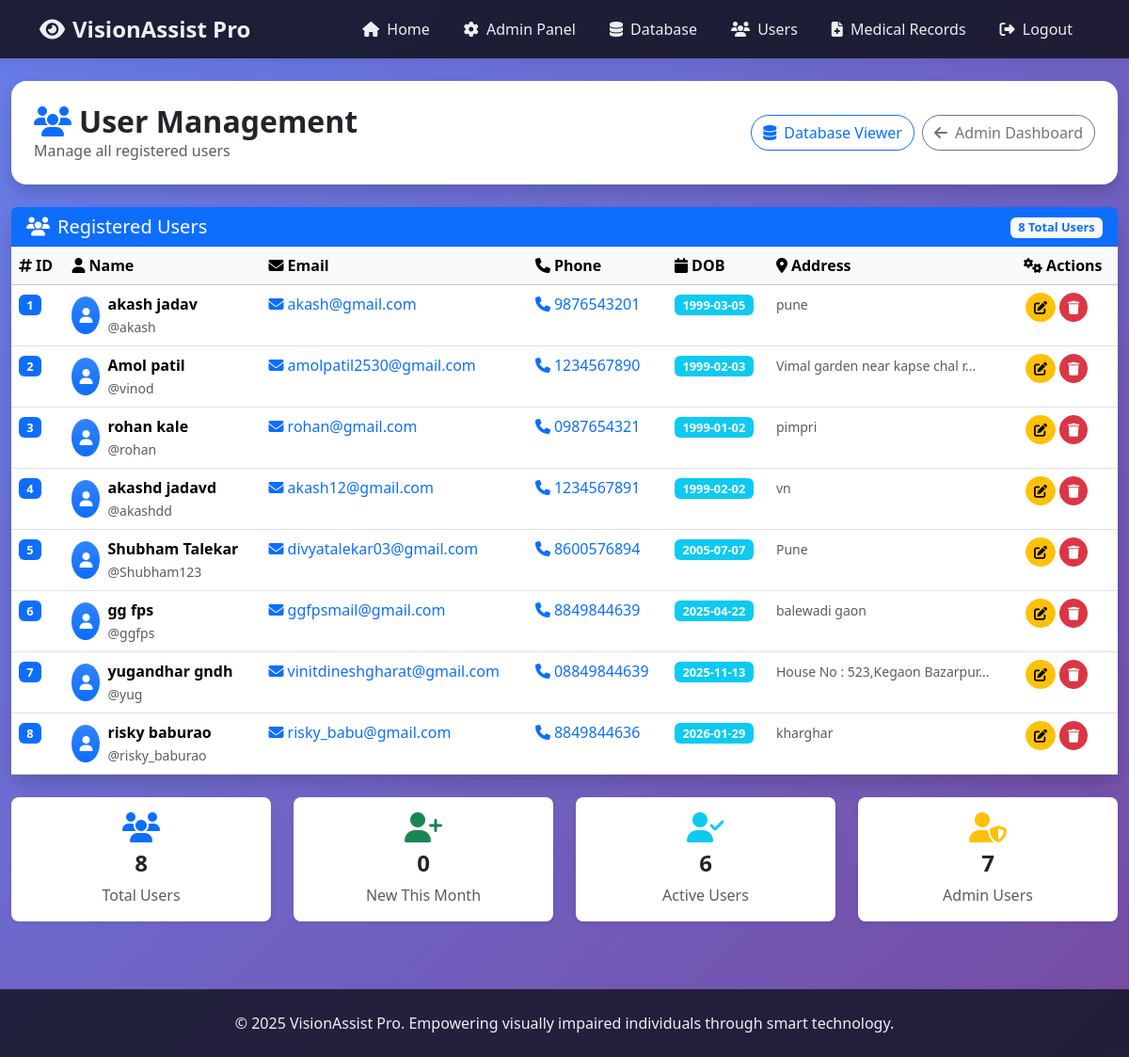
Screenshot of /users (signed in) with the database file from the repository.
### app.py (models this page shows)
class Users(db.Model):
    id = db.Column(db.Integer, primary_key=True)
    username = db.Column(db.String(20), unique=True, nullable=False)
    uname = db.Column(db.String(20), nullable=False)
    lname = db.Column(db.String(20), nullable=False)
    email = db.Column(db.String(120), unique=True, nullable=False)
    date = db.Column(db.String(120), nullable=False)
    address = db.Column(db.String(120), nullable=False)
    phone = db.Column(db.String(20), unique=True, nullable=False)
    pass1 = db.Column(db.String(60), nullable=False)

### app.py (the view)
@app.route("/users")
@login_required_admin
def users():
    try:
        users = Users.query.all()
        return render_template('view_user.html', users=users)
    except Exception as e:
        flash('Error loading users. Please try again.', 'danger')
        return redirect(url_for('admin_home'))

### app.py (called while the page is built)
def login_required_admin(f):
    @wraps(f)
    def decorated_function(*args, **kwargs):
        if 'user_id' not in session or 'user_type' not in session or session.get('user_type') != 'admin':
            flash('Please login as an admin to access this page.', 'danger')
            return redirect(url_for('admin_login'))
        return f(*args, **kwargs)
    return decorated_function

### templates/view_user.html (shortened to what this page needs)
{% extends "base.html" %}
{% block content %}
<div class="container-fluid py-4">
  <div class="row mb-4">
    <div class="col-12">
      <div class="card shadow border-0 rounded-4">
        <div class="card-body p-4">
          <div class="row align-items-center">
            <div class="col-md-6">
              <h2 class="fw-bold mb-0">
                <i class="fas fa-users me-2 text-primary"></i>User Management
              </h2>
              <p class="text-muted mb-0">Manage all registered users</p>
            </div>
            <div class="col-md-6 text-md-end">
              <div class="d-flex gap-2 justify-content-md-end">
                <a href="{{ url_for('database_viewer') }}" class="btn btn-outline-primary rounded-pill">
                  <i class="fas fa-database me-2"></i>Database Viewer
                </a>
                <a href="{{ url_for('admin_home') }}" class="btn btn-outline-secondary rounded-pill">
                  <i class="fas fa-arrow-left me-2"></i>Admin Dashboard
                </a>
              </div>
            </div>
          </div>
        </div>
      </div>
    </div>
  </div>
  <div class="row">
    <div class="col-12">
      <div class="card shadow border-0 rounded-4">
        <div class="card-header bg-primary text-white rounded-top">
          <div class="row align-items-center">
            <div class="col">
              <h5 class="mb-0">
                <i class="fas fa-users me-2"></i>Registered Users
              </h5>
            </div>
            <div class="col-auto">
              <span class="badge bg-light text-primary">
                {{ users|length }} Total Users
              </span>
            </div>
          </div>
        </div>
        <div class="card-body p-0">
          {% if users %}
            <div class="table-responsive">
              <table class="table table-hover mb-0">
                <thead class="table-light">
                  <tr>
                    <th>
                      <i class="fas fa-hashtag me-1"></i>ID
                    </th>
                    <th>
                      <i class="fas fa-user me-1"></i>Name
                    </th>
                    <th>
                      <i class="fas fa-envelope me-1"></i>Email
                    </th>
                    <th>
                      <i class="fas fa-phone me-1"></i>Phone
                    </th>
                    <th>
                      <i class="fas fa-calendar me-1"></i>DOB
                    </th>
                    <th>
                      <i class="fas fa-map-marker-alt me-1"></i>Address
                    </th>
                    <th>
                      <i class="fas fa-cogs me-1"></i>Actions
                    </th>
                  </tr>
                </thead>
                <tbody>
                  {% for user in users %}
                  <tr>
                    <td>
                      <span class="badge bg-primary">{{ user.id }}</span>
                    </td>
                    <td>
                      <div class="d-flex align-items-center">
                        <div class="bg-primary bg-gradient rounded-circle p-2 me-2">
                          <i class="fas fa-user text-white"></i>
                        </div>
                        <div>
                          <strong>{{ user.uname }} {{ user.lname }}</strong><br>
                          <small class="text-muted">@{{ user.username }}</small>
                        </div>
                      </div>
                    </td>
                    <td>
                      <a href="mailto:{{ user.email }}" class="text-decoration-none">
                        <i class="fas fa-envelope me-1"></i>{{ user.email }}
                      </a>
                    </td>
                    <td>
                      <a href="tel:{{ user.phone }}" class="text-decoration-none">
                        <i class="fas fa-phone me-1"></i>{{ user.phone }}
                      </a>
                    </td>
                    <td>
                      <span class="badge bg-info">{{ user.date }}</span>
                    </td>
                    <td>
                      <small class="text-muted">{{ user.address[:30] }}{% if user.address|length > 30 %}...{% endif %}</small>
                    </td>
                    <td>
                      <div class="btn-group" role="group">
                        <a href="{{ url_for('edit_user', id=user.id) }}"
                           class="btn btn-sm btn-warning rounded-pill"
                           title="Edit User">
                          <i class="fas fa-edit"></i>
                        </a>
                        <form method="post" action="{{ url_for('delete_user', id=user.id) }}"
                              style="display: inline;"
                              onsubmit="return confirm('Are you sure you want to delete user {{ user.uname }} {{ user.lname }}?')">
                          <button type="submit" class="btn btn-sm btn-danger rounded-pill"
                                  title="Delete User">
                            <i class="fas fa-trash"></i>
                          </button>
                        </form>
                      </div>
                    </td>
                  </tr>
                  {% endfor %}
                </tbody>
              </table>
            </div>
          {% else %}
            <div class="text-center py-5">
              <i class="fas fa-users fa-3x text-muted mb-3"></i>
              <h5 class="text-muted">No Users Found</h5>
              <p class="text-muted">There are no registered users in the system yet.</p>
            </div>
          {% endif %}
        </div>
      </div>
    </div>
  </div>
  <div class="row mt-4">
    <div class="col-md-3">
      <div class="card border-0 shadow-sm rounded-3">
        <div class="card-body text-center">
          <i class="fas fa-users fa-2x text-primary mb-2"></i>
          <h4 class="fw-bold">{{ users|length }}</h4>
          <p class="text-muted mb-0">Total Users</p>
        </div>
      </div>
    </div>
    <div class="col-md-3">
      <div class="card border-0 shadow-sm rounded-3">
        <div class="card-body text-center">
          <i class="fas fa-user-plus fa-2x text-success mb-2"></i>
          <h4 class="fw-bold">{{ users|length // 10 }}</h4>
          <p class="text-muted mb-0">New This Month</p>
        </div>
      </div>
    </div>
    <div class="col-md-3">
      <div class="card border-0 shadow-sm rounded-3">
        <div class="card-body text-center">
          <i class="fas fa-user-check fa-2x text-info mb-2"></i>
          <h4 class="fw-bold">{{ (users|length * 0.8)|round|int }}</h4>
          <p class="text-muted mb-0">Active Users</p>
        </div>
      </div>
    </div>
    <div class="col-md-3">
      <div class="card border-0 shadow-sm rounded-3">
        <div class="card-body text-center">
          <i class="fas fa-user-shield fa-2x text-warning mb-2"></i>
          <h4 class="fw-bold">7</h4>
          <p class="text-muted mb-0">Admin Users</p>
        </div>
      </div>
    </div>
  </div>
</div>
{% endblock %}

### templates/base.html (style rules this page uses)
:root { --primary-color: #2c3e50; --secondary-color: #3498db; --accent-color: #e74c3c; --text-light: #ecf0f1; --bg-dark: #1a1a2e; }
body { background: linear-gradient(135deg, #667eea 0%, #764ba2 100%); min-height: 100vh; font-family: 'Segoe UI', Tahoma, Geneva, Verdana, sans-serif; }

### templates/view_user.html (style rules this page uses)
.table-responsive { max-height: 600px; overflow-y: auto; }
.card { transition: all 0.3s ease; }
.btn-group .btn { margin: 0 2px; transition: all 0.3s ease; }
.badge { font-size: 0.8em; }

### rows the page displays
Users: id "1", uname "akash", lname "jadav", username "akash", email "akash@gmail.com", phone "9876543201", date "1999-03-05", address "pune"
Users: id "2", uname "Amol", lname "patil", username "vinod", email "amolpatil2530@gmail.com", phone "1234567890", date "1999-02-03", address "Vimal garden near kapse chal r"
Users: id "3", uname "rohan", lname "kale", username "rohan", email "rohan@gmail.com", phone "0987654321", date "1999-01-02", address "pimpri"
Users: id "4", uname "akashd", lname "jadavd", username "akashdd", email "akash12@gmail.com", phone "1234567891", date "1999-02-02", address "vn"
Users: id "5", uname "Shubham", lname "Talekar", username "Shubham123", email "divyatalekar03@gmail.com", phone "8600576894", date "2005-07-07", address "Pune"
Users: id "6", uname "gg", lname "fps", username "ggfps", email "ggfpsmail@gmail.com", phone "8849844639", date "2025-04-22", address "balewadi gaon"
Users: id "7", uname "yugandhar", lname "gndh", username "yug", email "vinitdineshgharat@gmail.com", phone "08849844639", date "2025-11-13", address "House No : 523,Kegaon Bazarpur"
Users: id "8", uname "risky", lname "baburao", username "risky_baburao", email "risky_babu@gmail.com", phone "8849844636", date "2026-01-29", address "kharghar"

### other values shown
{{ users|length }} "8"
{{ users|length // 10 }} "0"
{{ (users|length * 0.8)|round|int }} "6"
